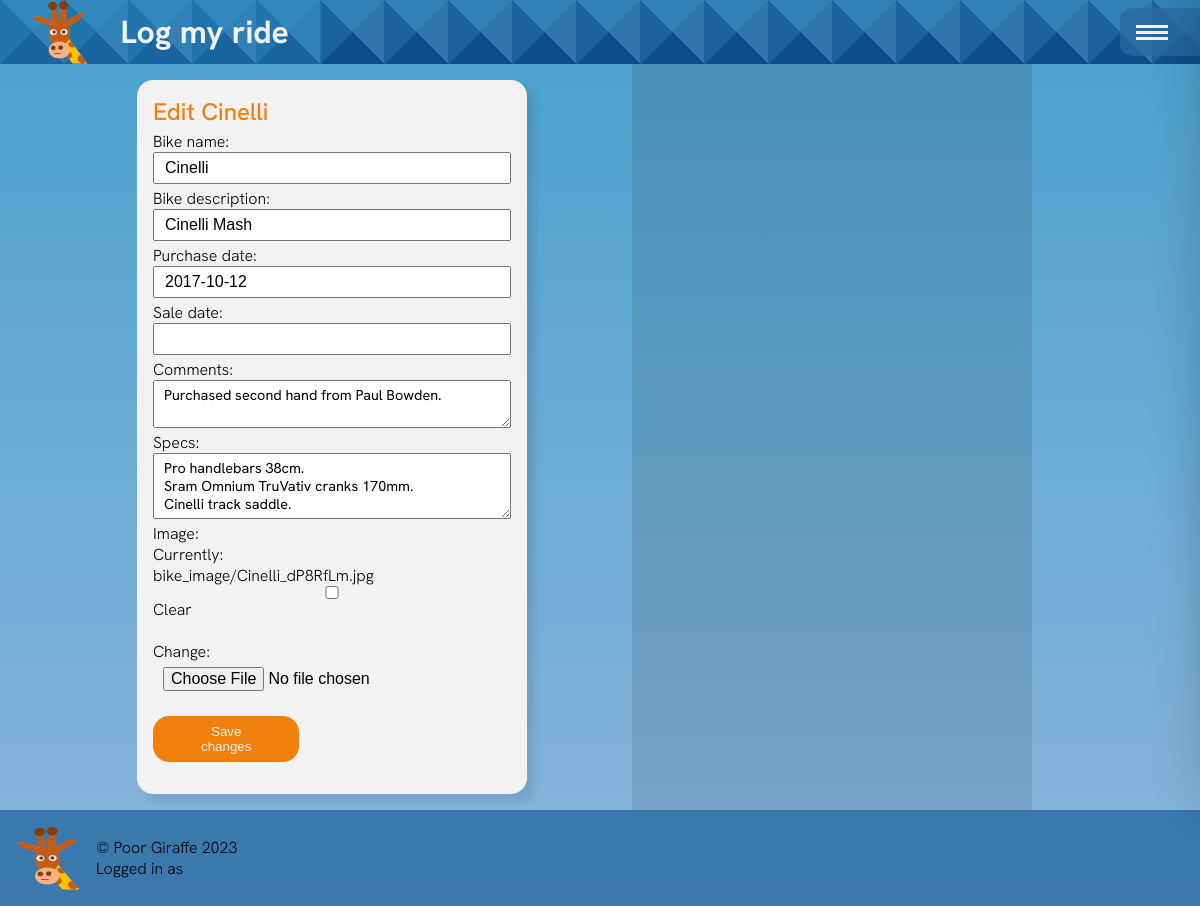
The page /bike/edit/4 on the database its author committed.
### bike/models.py (models this page shows, shortened)
class BikeDetail(models.Model):
	user = models.ForeignKey(User, on_delete=models.CASCADE)
	bike_name = models.CharField(max_length=40)
	bike_description = models.CharField(max_length=100)
	comments = models.TextField(null=True)
	specs = models.TextField(null=True)
	date_acquired = models.DateField(blank=True, null=True, verbose_name="Purchase date")
	date_sold = models.DateField(blank=True, null=True, verbose_name="Sale date")
	image = models.ImageField(upload_to='bike_image', null=True, blank=True)

### bike/views.py (the view, shortened to what this page needs)
# urls.py: path('edit/<pk>', EditBike.as_view(), name='edit_bike'),
class EditBike(TemplateView):
	def get(self, request, pk=None):
		user = request.user
		template_name = 'edit_bike.html'
		bike = get_object_or_404(BikeDetail, id=pk)
		form = BikeForm(request.POST or None, instance=bike )
		context = {
			'user': user,
			'bike': bike,
			'form': form,
		}
		return render(request, template_name, context)

### bike/forms.py (shortened to what this page needs)
class BikeForm(forms.ModelForm):
	comments = forms.CharField(widget=forms.Textarea(attrs={"rows": "2"}))
	specs = forms.CharField(widget=forms.Textarea(attrs={"rows": "3"}))
	class Meta:
		model = BikeDetail
		fields = [
			'bike_name',
			'bike_description',
			'date_acquired',
			'date_sold',
			'comments',
			'specs',
			'image'
		]

### bike/templates/edit_bike.html (shortened to what this page needs)
{% extends 'base.html' %}
{% block body %}
<main>
	<div class="main__container">
		<form class="card card__input" action = "" method="post" enctype='multipart/form-data'>
			<h2>Edit {{ bike.bike_name }}</h2>
			{{ form.as_p }}
		<button type='submit'>Save changes</button>
		</form>
	</div>
	<div class="sidebar">
	</div>
</main>
{% endblock %}

### static/css/menu.css (style rules this page uses)
a { text-decoration: none; color: inherit; }

### static/css/style.css (style rules this page uses)
:root { --clr-background: linear-gradient(hsl(200 58% 50% / 0.9), hsl(210 58% 65% / 0.8)); --clr-nav: hsl(208, 60%, 40%, 0.8); --clr-circle: hsl(30, 90%, 50%); --clr-primary: hsl(30, 90%, 50%); --clr-shadow: hsl(0 0% 0% / 0.1); --clr-hover: hsl(200 60% 50% / 0.3); --clr-border: hsl(0, 0%, 100%); --clr-card: hsl(0, 0%, 95%); --clr-atl: hsl(309, 50%, 80%); --clr-ctl: hsl(210, 80%, 30%); --clr-tsb: hsl(50, 75%, 42%); --clr-bike: hsl(50, 100%, 100%); --sidebar-width: 400px; --clr-high: #ee6352; --clr-dark: #333333; --clr-neutral: #dddddd; --clr-light: #f4f5f0; }
html { font-size: 14px; }
*, *::before, *::after { box-sizing: border-box; }
h2 { color: var(--clr-primary); font-weight: 500; }
* { margin: 0; padding: 0; }
body { background: var(--clr-background); min-height: 100vh; font-family: HankenGrotesk; font-weight: 300; position: relative; overflow-x: hidden; left: 0; }
.plain { animation: none; background-color: var(--clr-light); }
main { min-height: calc(100vh - 10rem); max-width: 1000px; margin: 0rem; display: grid; grid-template-columns: 1fr; place-content: start center; overflow: hidden; }
.main__container, .sidebar { padding: 1rem; display: grid; grid-gap: 1rem; place-content: start center; }
.sidebar { background: var(--clr-shadow); padding: 1rem 0; }
@media (min-width: 840px) { html { font-size: 16px; } }
@media (min-width: 840px) { main { margin-left: 2rem; grid-template-columns: 1fr var(--sidebar-width); } }
@media (min-width: 840px) { .sidebar { min-height: calc(100vh - 10rem); } }
.card { width: clamp(360px, 390px, 390px); margin: auto; padding: 1rem; background: var(--clr-card); border-radius: 1rem; box-shadow: 0.5rem 0.5rem 0.5rem 0 var(--clr-shadow); }
.card__input { grid-row: 2 span 3; display: grid; grid-template-columns: repeat(3, 1fr); place-content: center; grid-gap: 0.25rem 1rem; }
.card__input h2 { grid-column: span 3; }
.card__input p, .card__input-info, .ride__input-info { grid-column: span 3; display: flex; flex-direction: column; justify-content: space-between; flex-wrap: wrap; }
.card__input input, .card__input textarea, .card__input-info input, .ride__input-info input, .card__input-info textarea, .ride__input-info textarea, .card__input-info select, .ride__input-info select { font-size: inherit; width: 100%; padding: 5px 10px; }
.card__input textarea { font-family: inherit; font-size: 0.9rem; rows: 2; }
button, .card__input-info input[type='submit'], .ride__input-info input[type='submit'] { width: 100%; margin: 1rem auto; padding: 0.5rem 3rem; color: var(--clr-card); background: var(--clr-circle); border: 1px solid var(--clr-background); border-radius: 1rem; cursor: pointer; }

### rows shown on the page
BikeDetail: bike_name "Cinelli", bike_description "Cinelli Mash", date_acquired "2017-10-12", comments "Purchased second hand from Paul Bowden.", specs "Pro handlebars 38cm. Sram Omnium TruVativ cranks 170mm. Cinelli track saddle."
